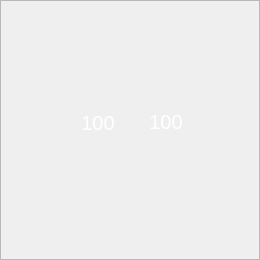
<?xml version="1.0" encoding="UTF-8"?>
<ui version="4.0">
 <class>WdywPlate</class>
 <widget class="QWidget" name="WdywPlate">
  <property name="geometry">
   <rect>
    <x>0</x>
    <y>0</y>
    <width>260</width>
    <height>260</height>
   </rect>
  </property>
  <property name="windowTitle">
   <string>Form</string>
  </property>
  <property name="styleSheet">
   <string notr="true"/>
  </property>
  <widget class="PlateFrame" name="frame">
   <property name="geometry">
    <rect>
     <x>0</x>
     <y>0</y>
     <width>260</width>
     <height>260</height>
    </rect>
   </property>
   <property name="styleSheet">
    <string notr="true">background-image: url(:/pic/表2.png);</string>
   </property>
   <property name="frameShape">
    <enum>QFrame::StyledPanel</enum>
   </property>
   <property name="frameShadow">
    <enum>QFrame::Plain</enum>
   </property>
   <property name="lineWidth">
    <number>0</number>
   </property>
   <widget class="QLabel" name="l_label">
    <property name="geometry">
     <rect>
      <x>68</x>
      <y>110</y>
      <width>60</width>
      <height>25</height>
     </rect>
    </property>
    <property name="font">
     <font>
      <pointsize>15</pointsize>
     </font>
    </property>
    <property name="styleSheet">
     <string notr="true">color: rgb(255, 255, 255);</string>
    </property>
    <property name="text">
     <string>100</string>
    </property>
    <property name="alignment">
     <set>Qt::AlignCenter</set>
    </property>
   </widget>
   <widget class="QLabel" name="r_label">
    <property name="geometry">
     <rect>
      <x>136</x>
      <y>109</y>
      <width>60</width>
      <height>25</height>
     </rect>
    </property>
    <property name="font">
     <font>
      <pointsize>15</pointsize>
     </font>
    </property>
    <property name="styleSheet">
     <string notr="true">color: rgb(255, 255, 255);</string>
    </property>
    <property name="text">
     <string>100</string>
    </property>
    <property name="alignment">
     <set>Qt::AlignCenter</set>
    </property>
   </widget>
  </widget>
 </widget>
 <customwidgets>
  <customwidget>
   <class>PlateFrame</class>
   <extends>QFrame</extends>
   <header>plateframe.h</header>
   <container>1</container>
  </customwidget>
 </customwidgets>
 <resources/>
 <connections/>
</ui>
